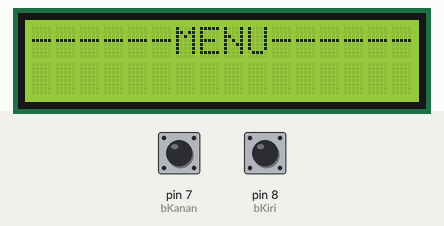
The sketch below on a simulated Arduino Uno, built with avr-gcc and run on an emulated ATmega328P. Shown: 16×2 character LCD. The test bench sets the inputs (shaded band); at power-on: pin 8 (bKiri) HIGH, pin 7 (bKanan) HIGH. What the sketch prints to the serial monitor is not drawn.

Above: at 1.2 s.
1.3 s: pin 8 (bKiri) pulled LOW for 0.15 s
At 2.5 s:
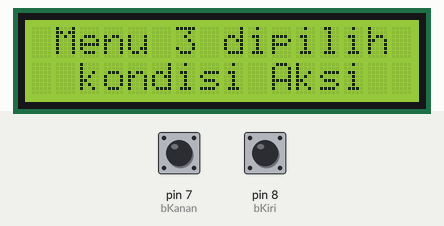
4.3 s: pin 7 (bKanan) pulled LOW for 3.2 s
At 8.2 s:
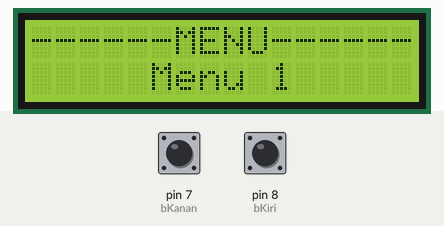
9.0 s: pin 8 (bKiri) pulled LOW for 1 s
At 9.8 s:
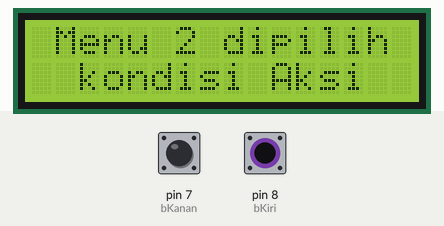
12.0 s: pin 8 (bKiri) pulled LOW for 3.2 s
18.1 s: pin 7 (bKanan) pulled LOW for 0.15 s
At 19.9 s:
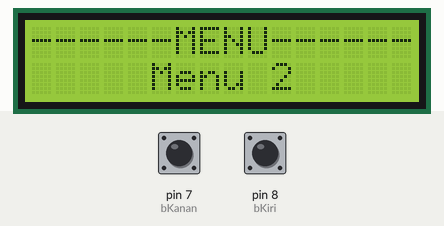
Timing chart, 0 to 21.1 s (numbered marks = the images above; inputs shaded):
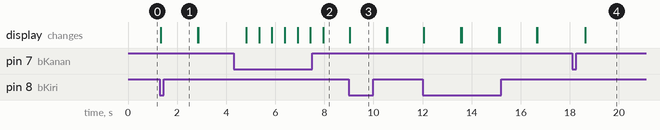

Measured:
- after the input at 1.3 s, the display: changes at once (image 1)
- after the input at 4.3 s, the display: changes after 0.52 s (image 2)
- after the input at 9.0 s, the display: changes at once (image 3)
- after the input at 18.1 s, the display: changes after 0.52 s (image 4)

The sketch:

Button_Menu.ino
```cpp
#define bKanan 7
#define bKiri 8

#include <LiquidCrystal_I2C.h>
LiquidCrystal_I2C lcd(0x27, 16, 2);

#define pull1 digitalRead(bKanan)
#define pull2 digitalRead(bKiri)

int count;

void setup() {
  Serial.begin(9600);
  lcd.init();
  lcd.backlight();

  pinMode(bKanan, INPUT_PULLUP);
  pinMode(bKiri, INPUT_PULLUP);
}

void loop() {
  lcd.setCursor(0, 0);
  lcd.print("------MENU------");

  if (!pull1) {
    delay(500);
    count++;

    lcd.setCursor(5, 1);
    lcd.print("Menu");
    lcd.setCursor(10, 1);
    lcd.print(count);
    Serial.print(count);

    if (count >= 3) {
      count = 0;
    }

  } else if (!pull2) {
    if (count == 1) {
      lcd.clear();
      lcd.setCursor(0, 0);
      lcd.print(" Menu 2 dipilih ");
      lcd.setCursor(0, 1);
      lcd.print("  kondisi Aksi  ");
      delay(1500);

    } else if (count == 2) {
      lcd.clear();
      lcd.setCursor(0, 0);
      lcd.print(" Menu 2 dipilih ");
      lcd.setCursor(0, 1);
      lcd.print("  kondisi Aksi  ");
      delay(1500);

    } else {
      lcd.clear();
      lcd.setCursor(0, 0);
      lcd.print(" Menu 3 dipilih ");
      lcd.setCursor(0, 1);
      lcd.print("  kondisi Aksi  ");
      delay(1500);
    }
    lcd.clear();
  }
}
```
